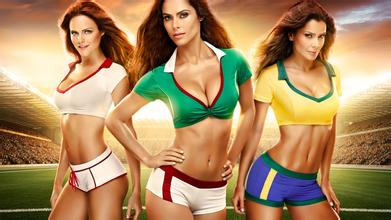
#> input picture football.jpg, 391 x 220 px
$ python opencv_picture.py   (Python 2 division)
#> lines starting #> are read from the running program, lines starting #| are printed output that depends on the picture
# -*- coding: utf-8 -*-

import numpy as np
import cv2
from matplotlib import pyplot as plt

# [69 lines left out: functions showPic, creatWindow, savePic, keywordOpe, matPlotPic, getBGR and 3 more, not called in this run]

def setAlpha():
    img = cv2.imread('football.jpg')
#> img is the input picture: shape (220, 391, 3); mean B, G, R 96.8, 137.4, 171.5
    img[:, :, 2] = 0
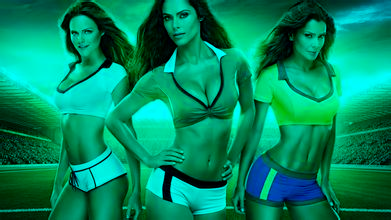
#> img: shape (220, 391, 3); mean B, G, R 96.8, 137.4, 0
    cv2.imshow("img", img)
    cv2.waitKey(0)
    cv2.destroyAllWindows()


def main():
    # [9 lines of commented-out code are left out]
    setAlpha()

if __name__ == '__main__':
    main()
